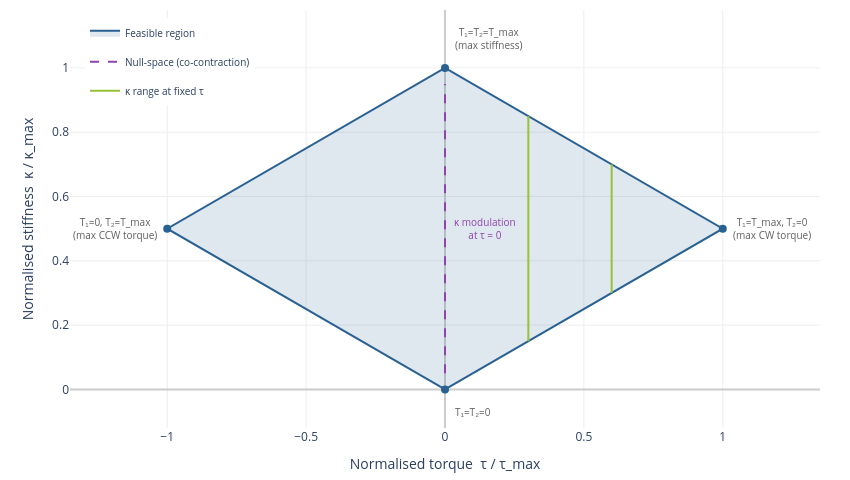

Notebook source saved alongside this figure:
### Markdown cell above
### Torque–Stiffness Decoupling

With two cables ($m = 2$) for one joint ($n = 1$), there is one degree
of redundancy ($r = m - n = 1$). This null-space freedom allows
**independent control of torque and stiffness**.

Given tension bounds $0 \leq T_i \leq T_\mathrm{max}$, the
feasible region in $(\tau, \kappa)$ space forms a **diamond** (rhombus):

- At **zero torque**, the full stiffness range $[0, \kappa_\mathrm{max}]$ is accessible.
- At **maximum torque**, stiffness is fixed (no co-contraction headroom).
- The vertical axis represents the **null-space direction**: changing
  stiffness without affecting torque.

### Code cell
# =================================================================
# Figure 2 — Torque–Stiffness Feasibility Space
# =================================================================
fig = torque_stiffness_figure(show_caption=show_caption)
# Export SVG
out_path = Path("../Theses/project_thesis/assets/figures/background/concept_torque_stiffness.svg")
out_path.parent.mkdir(parents=True, exist_ok=True)
fig.write_image(str(out_path))
print(f"Saved → {out_path.resolve()}")
fig.show()

### Figure 1 — Plotly figure (JSON) as saved in the notebook; plotly's stock layout.template omitted (floating-point values rounded to 4 significant figures)
{"data": [{"fill": "toself", "fillcolor": "rgba(41, 97, 147, 0.15)", "line": {"color": "#296193", "width": 2}, "mode": "lines", "name": "Feasible region", "type": "scatter", "x": [0, 1, 0, -1, 0], "y": [0, 0.5, 1, 0.5, 0]}, {"marker": {"color": "#296193", "size": 8}, "mode": "markers", "showlegend": false, "type": "scatter", "x": [0], "y": [0]}, {"marker": {"color": "#296193", "size": 8}, "mode": "markers", "showlegend": false, "type": "scatter", "x": [1], "y": [0.5]}, {"marker": {"color": "#296193", "size": 8}, "mode": "markers", "showlegend": false, "type": "scatter", "x": [0], "y": [1]}, {"marker": {"color": "#296193", "size": 8}, "mode": "markers", "showlegend": false, "type": "scatter", "x": [-1], "y": [0.5]}, {"line": {"color": "#8E44AD", "dash": "dash", "width": 2}, "mode": "lines", "name": "Null-space (co-contraction)", "type": "scatter", "x": [0, 0], "y": [0.05, 0.95]}, {"legendgroup": "scan", "line": {"color": "#97C139", "width": 2}, "mode": "lines", "name": "κ range at fixed τ", "showlegend": true, "type": "scatter", "x": [0.3, 0.3], "y": [0.15, 0.85]}, {"legendgroup": "scan", "line": {"color": "#97C139", "width": 2}, "mode": "lines", "showlegend": false, "type": "scatter", "x": [0.6, 0.6], "y": [0.3, 0.7]}], "layout": {"annotations": [{"font": {"color": "#5F5F5F", "size": 10}, "showarrow": false, "text": "T₁=T₂=0", "x": 0, "xanchor": "left", "xshift": 8, "y": 0, "yanchor": "top", "yshift": -14}, {"font": {"color": "#5F5F5F", "size": 10}, "showarrow": false, "text": "T₁=T_max, T₂=0<br>(max CW torque)", "x": 1, "xanchor": "left", "xshift": 8, "y": 0.5, "yanchor": "middle", "yshift": 0}, {"font": {"color": "#5F5F5F", "size": 10}, "showarrow": false, "text": "T₁=T₂=T_max<br>(max stiffness)", "x": 0, "xanchor": "left", "xshift": 8, "y": 1, "yanchor": "bottom", "yshift": 14}, {"font": {"color": "#5F5F5F", "size": 10}, "showarrow": false, "text": "T₁=0, T₂=T_max<br>(max CCW torque)", "x": -1, "xanchor": "right", "xshift": -8, "y": 0.5, "yanchor": "middle", "yshift": 0}, {"font": {"color": "#8E44AD", "size": 10}, "showarrow": false, "text": "κ modulation<br>at τ = 0", "x": 0, "xshift": 40, "y": 0.5}], "height": 480, "legend": {"font": {"size": 10}, "x": 0.02, "y": 0.98}, "margin": {"b": 40, "l": 70, "r": 30, "t": 10}, "plot_bgcolor": "white", "title": {"font": {"size": 14}, "text": ""}, "width": 850, "xaxis": {"gridcolor": "#eee", "range": [-1.35, 1.35], "title": {"text": "Normalised torque  τ / τ_max"}, "zeroline": true, "zerolinecolor": "#ccc"}, "yaxis": {"gridcolor": "#eee", "range": [-0.12, 1.18], "title": {"text": "Normalised stiffness  κ / κ_max"}, "zeroline": true, "zerolinecolor": "#ccc"}}}
